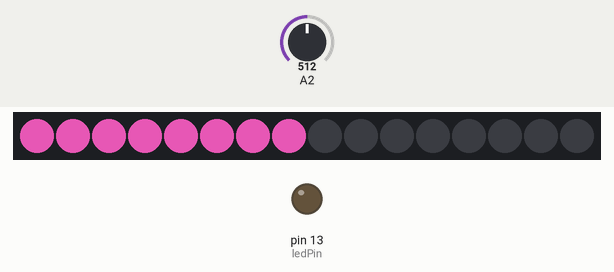
A sketch run on a simulated Arduino Uno, built with avr-gcc and run on an emulated ATmega328P. Parts: 16 RGB LEDs in strip order, left to right, output pins drawn as LEDs (lit = HIGH). Inputs (shaded band) come from the test bench; at power-on: A2 = 512. Dim RGB values are drawn brighter than linear; what the sketch prints to the serial monitor is not drawn.

Above: at 1.2 s.
1.3 s: A2 set to 67
At 1.6 s:
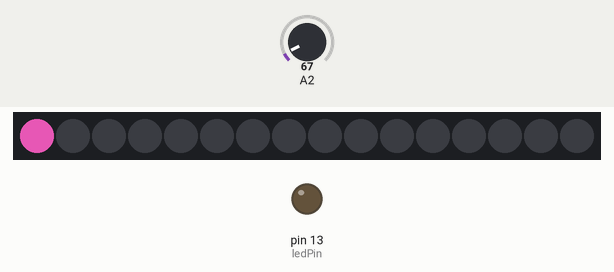
2.8 s: A2 set to 58
4.3 s: A2 set to 1023
At 5.1 s:
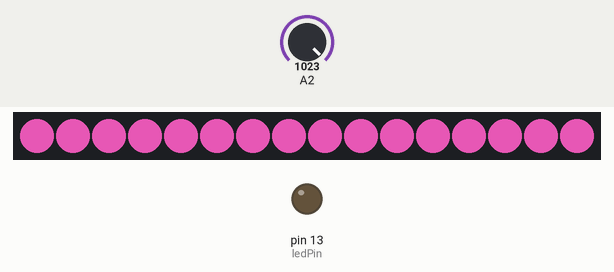
5.8 s: A2 set to 1011
7.3 s: A2 set to 0
At 8.7 s:
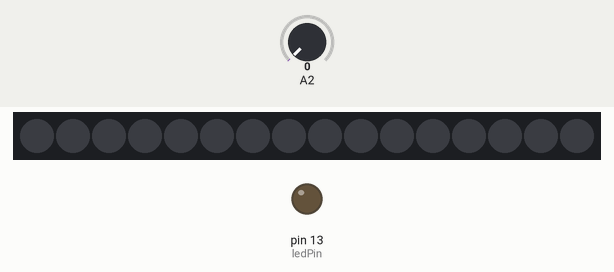
Timing chart, 0 to 10.3 s (numbered marks = the images above; inputs shaded):
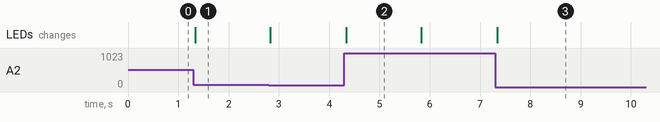

The sketch:

leds_analog.ino
```cpp
#include "FastLED.h"

#define NUM_LEDS 16
#define DATA_PIN 4

CRGB leds[NUM_LEDS];

// this constant won't change:
const int  buttonPin = 2;    // the pin that the pushbutton is attached to
const int ledPin = 13;       // the pin that the LED is attached to

// Variables will change:
int buttonPushCounter = 0;   // counter for the number of button presses
int buttonState = 0;         // current state of the button
int lastButtonState = 0;     // previous state of the button

void setup() {
  FastLED.addLeds<NEOPIXEL, DATA_PIN>(leds, NUM_LEDS);
  // initialize the button pin as a input:
  pinMode(buttonPin, INPUT);
  // initialize the LED as an output:
  pinMode(ledPin, OUTPUT);
  // initialize serial communication:
  Serial.begin(9600);
}


void loop() {
  // read the pushbutton input pin:
  int val = analogRead(2);
  int numLedsToLight = map(val, 0, 1023, 0, NUM_LEDS);
  Serial.print("number of button pushes:  ");
           // First, clear the existing led values
        FastLED.clear();
            CHSV spectrumcolor;
    spectrumcolor.hue =         222;
    spectrumcolor.saturation =  187;
    spectrumcolor.value =       255;

        for(int led = 0; led < numLedsToLight; led++) {
            hsv2rgb_spectrum( spectrumcolor, leds[led] );
            //leds[led].setHSV( 224, 187, 255);
            //leds[led].setHue( 224);
            //leds[led] = CRGB::Blue;
        }
        FastLED.show();

}
```

Measured:
- after the input at 1.3 s, the LEDs: change at once (image 1)
- after the input at 4.3 s, the LEDs: change at once (image 2)
- after the input at 7.3 s, the LEDs: change at once (image 3)
